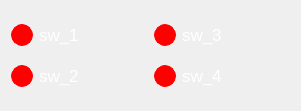
      <widget class="QWidget" name="layoutWidget_2">
       <property name="geometry">
        <rect>
         <x>1440</x>
         <y>440</y>
         <width>301</width>
         <height>111</height>
        </rect>
       </property>
       <layout class="QHBoxLayout" name="horizontalLayout_8">
        <item>
         <layout class="QVBoxLayout" name="verticalLayout_18">
          <item>
           <widget class="QCheckBox" name="sw_1">
            <property name="font">
             <font>
              <pointsize>13</pointsize>
             </font>
            </property>
            <property name="styleSheet">
             <string notr="true">QCheckBox {
    color:                  white;
}

QCheckBox::indicator {
    width:                  20px;
    height:                 20px;
    border-radius:          11px;
}

QCheckBox::indicator:checked {
    background-color:       green;
    border:                 1px solid green;
}

QCheckBox::indicator:unchecked {
    background-color:       red;
    border:                 1px solid red;
}</string>
            </property>
            <property name="text">
             <string>sw_1</string>
            </property>
           </widget>
          </item>
          <item>
           <widget class="QCheckBox" name="sw_2">
            <property name="font">
             <font>
              <pointsize>13</pointsize>
             </font>
            </property>
            <property name="styleSheet">
             <string notr="true">QCheckBox {
    color:                  white;
}

QCheckBox::indicator {
    width:                  20px;
    height:                 20px;
    border-radius:          11px;
}

QCheckBox::indicator:checked {
    background-color:       green;
    border:                 1px solid green;
}

QCheckBox::indicator:unchecked {
    background-color:       red;
    border:                 1px solid red;
}</string>
            </property>
            <property name="text">
             <string>sw_2</string>
            </property>
           </widget>
          </item>
         </layout>
        </item>
        <item>
         <layout class="QVBoxLayout" name="verticalLayout_19">
          <item>
           <widget class="QCheckBox" name="sw_3">
            <property name="font">
             <font>
              <pointsize>13</pointsize>
             </font>
            </property>
            <property name="styleSheet">
             <string notr="true">QCheckBox {
    color:                  white;
}

QCheckBox::indicator {
    width:                  20px;
    height:                 20px;
    border-radius:          11px;
}

QCheckBox::indicator:checked {
    background-color:       green;
    border:                 1px solid green;
}

QCheckBox::indicator:unchecked {
    background-color:       red;
    border:                 1px solid red;
}</string>
            </property>
            <property name="text">
             <string>sw_3</string>
            </property>
           </widget>
          </item>
          <item>
           <widget class="QCheckBox" name="sw_4">
            <property name="font">
             <font>
              <pointsize>13</pointsize>
             </font>
            </property>
            <property name="styleSheet">
             <string notr="true">QCheckBox {
    color:                  white;
}

QCheckBox::indicator {
    width:                  20px;
    height:                 20px;
    border-radius:          11px;
}

QCheckBox::indicator:checked {
    background-color:       green;
    border:                 1px solid green;
}

QCheckBox::indicator:unchecked {
    background-color:       red;
    border:                 1px solid red;
}</string>
            </property>
            <property name="text">
             <string>sw_4</string>
            </property>
           </widget>
          </item>
         </layout>
        </item>
       </layout>
      </widget>
